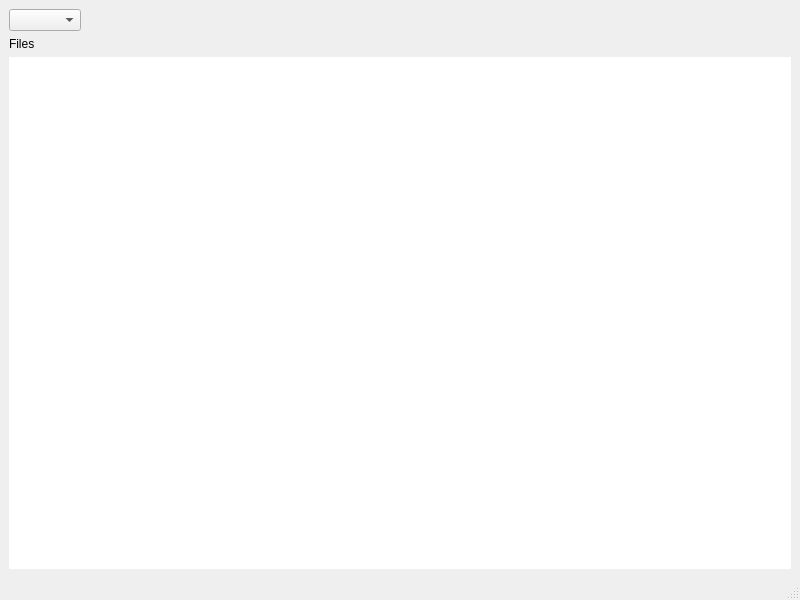
<?xml version="1.0" encoding="UTF-8"?>
<ui version="4.0">
 <class>MainWindow</class>
 <widget class="QMainWindow" name="MainWindow">
  <property name="geometry">
   <rect>
    <x>0</x>
    <y>0</y>
    <width>800</width>
    <height>600</height>
   </rect>
  </property>
  <property name="windowTitle">
   <string>MainWindow</string>
  </property>
  <widget class="QWidget" name="centralwidget">
   <layout class="QVBoxLayout" name="verticalLayout_2">
    <item>
     <layout class="QHBoxLayout" name="horizontalLayout">
      <item>
       <widget class="ProjectComboBox" name="cbProjects"/>
      </item>
      <item>
       <spacer name="horizontalSpacer">
        <property name="orientation">
         <enum>Qt::Horizontal</enum>
        </property>
        <property name="sizeHint" stdset="0">
         <size>
          <width>37</width>
          <height>17</height>
         </size>
        </property>
       </spacer>
      </item>
     </layout>
    </item>
    <item>
     <layout class="QVBoxLayout" name="verticalLayout">
      <item>
       <widget class="QLabel" name="lbFiles">
        <property name="text">
         <string>Files</string>
        </property>
       </widget>
      </item>
      <item>
       <widget class="QListWidget" name="filesListWidget">
        <property name="autoFillBackground">
         <bool>false</bool>
        </property>
        <property name="frameShape">
         <enum>QFrame::NoFrame</enum>
        </property>
        <property name="frameShadow">
         <enum>QFrame::Plain</enum>
        </property>
        <property name="lineWidth">
         <number>0</number>
        </property>
        <property name="autoScroll">
         <bool>false</bool>
        </property>
        <property name="showDropIndicator" stdset="0">
         <bool>false</bool>
        </property>
        <property name="defaultDropAction">
         <enum>Qt::IgnoreAction</enum>
        </property>
       </widget>
      </item>
     </layout>
    </item>
   </layout>
  </widget>
  <widget class="QMenuBar" name="menubar">
   <property name="geometry">
    <rect>
     <x>0</x>
     <y>0</y>
     <width>800</width>
     <height>21</height>
    </rect>
   </property>
  </widget>
  <widget class="QStatusBar" name="statusbar"/>
 </widget>
 <customwidgets>
  <customwidget>
   <class>ProjectComboBox</class>
   <extends>QComboBox</extends>
   <header>include/project_combo_box.h</header>
  </customwidget>
 </customwidgets>
 <resources/>
 <connections/>
</ui>
